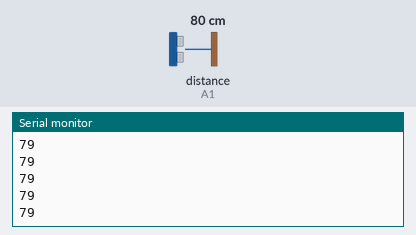
Simulated run of this sketch. Board: Arduino Uno, built with avr-gcc and run on an emulated ATmega328P. On the bench: the last lines printed to the serial monitor. Wiring (inferred from the names in the program): ultrasonic range finder: trigger A0; echo A1. The test bench sets the inputs (shaded band); at power-on: distance to the obstacle (sensor on A1) 80 cm. The echo pulse lasts 58.3 µs per cm.

Above: at 1.2 s.
1.3 s: distance to the obstacle (sensor on A1) set to 2 cm
At 1.6 s:
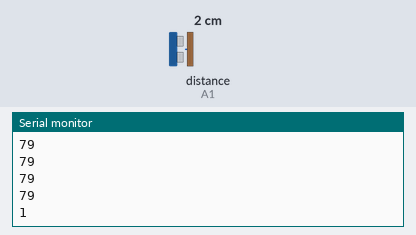
2.8 s: distance to the obstacle (sensor on A1) set to 4 cm
At 2.81 s:
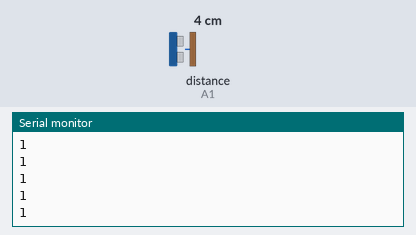
Timing chart, 0 to 5.8 s (numbered marks = the images above; inputs shaded):
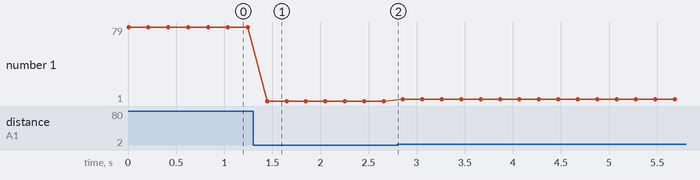

The sketch:

SENSOR_PROXIMIDAD.ino
```cpp
int TRIG = A0;			// trigger en pin 10
int ECO = A1;			// echo en pin 9
int DURACION;
int DISTANCIA;

void setup() {
  // put your setup code here, to run once:
  pinMode(TRIG, OUTPUT); 	// trigger como salida
  pinMode(ECO, INPUT);		// echo como entrada
  Serial.begin(9600);  		// inicializacion de comunicacion serial a 9600 bps
}

void loop() {
  // put your main code here, to run repeatedly:
  digitalWrite(TRIG, HIGH); 		// generacion del pulso a enviar
  delay(1);				// al pin conectado al trigger
  digitalWrite(TRIG, LOW);		// del sensor

  DURACION = pulseIn(ECO, HIGH);	// con funcion pulseIn se espera un pulso
  					// alto en Echo
  DISTANCIA = DURACION / 58.2;		// distancia medida en centimetros
  Serial.println(DISTANCIA);		// envio de valor de distancia por monitor serial
  delay(200);				// demora entre datos
}
```

Measured:
- after the input at 1.3 s, the serial monitor: prints a new line after 0.15 s (image 1)
- plotted number 1: 79 → 1 after the input at 1.3 s, 1 → 3 after the input at 2.8 s
